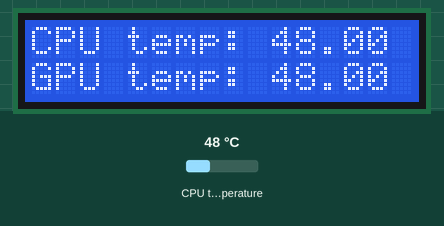
The program below on a simulated Raspberry Pi (BCM pin numbers). Parts: 16×2 character LCD. Inputs (shaded band) come from the test bench; at power-on: CPU temperature 48 °C. Library files of the repository ran but are not shown: i2c_lcd.py.

Above: at 3.4 s.
3.5 s: CPU temperature set to 31 °C
At 5.5 s:
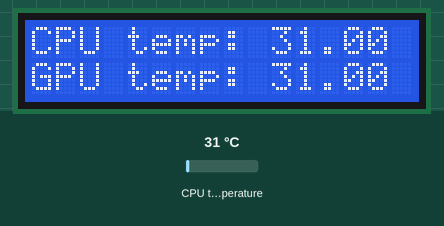
5.9 s: CPU temperature set to 44 °C
At 6.8 s:
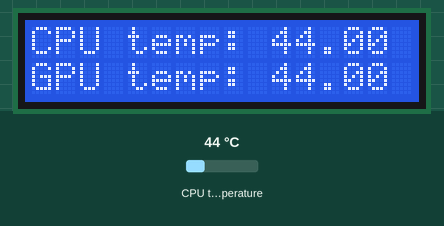
8.0 s: CPU temperature set to 58 °C
At 9.3 s:
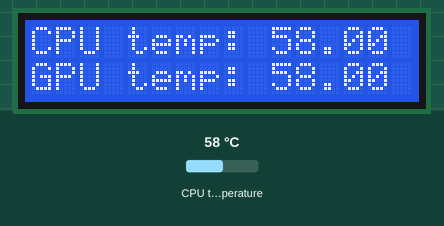
Timing chart, 0 to 11.0 s (numbered marks = the images above; inputs shaded):
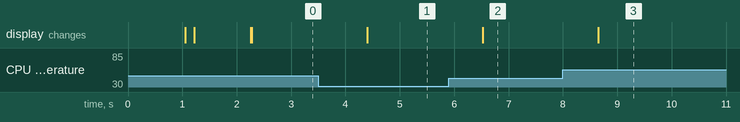

The program:

temp.py
```python
#!/bin/python2
import commands
import time
import i2c_lcd

def get_cpu_temp():
	tempFile = open( "/sys/class/thermal/thermal_zone0/temp" )
	cpu_temp = tempFile.read()
	tempFile.close()

	return float(cpu_temp)/1000

def get_gpu_temp():
	gpu_temp = commands.getoutput( '/opt/vc/bin/vcgencmd measure_temp' ).replace( 'temp=', '' ).replace( '\'C', '' )
	return  float(gpu_temp)


if __name__ == '__main__':

	try:
		lcd = i2c_lcd.Lcd()
		lcd.backlight()

		while(True):
			lcd.lcd_puts("CPU temp:",0,0)
			lcd.lcd_puts("GPU temp:",0,1)
			temp1="{:.2f}".format(get_cpu_temp())
			temp2="{:.2f}".format(get_gpu_temp())
			lcd.lcd_puts(temp1,10,0)
			lcd.lcd_puts(temp2,10,1)
			time.sleep(1)

	except KeyboardInterrupt:
		pass
```

Measured:
- after the input at 3.5 s, the display: changes after 0.90 s (image 1)
- after the input at 5.9 s, the display: changes after 0.63 s (image 2)
- after the input at 8.0 s, the display: changes after 0.65 s (image 3)
